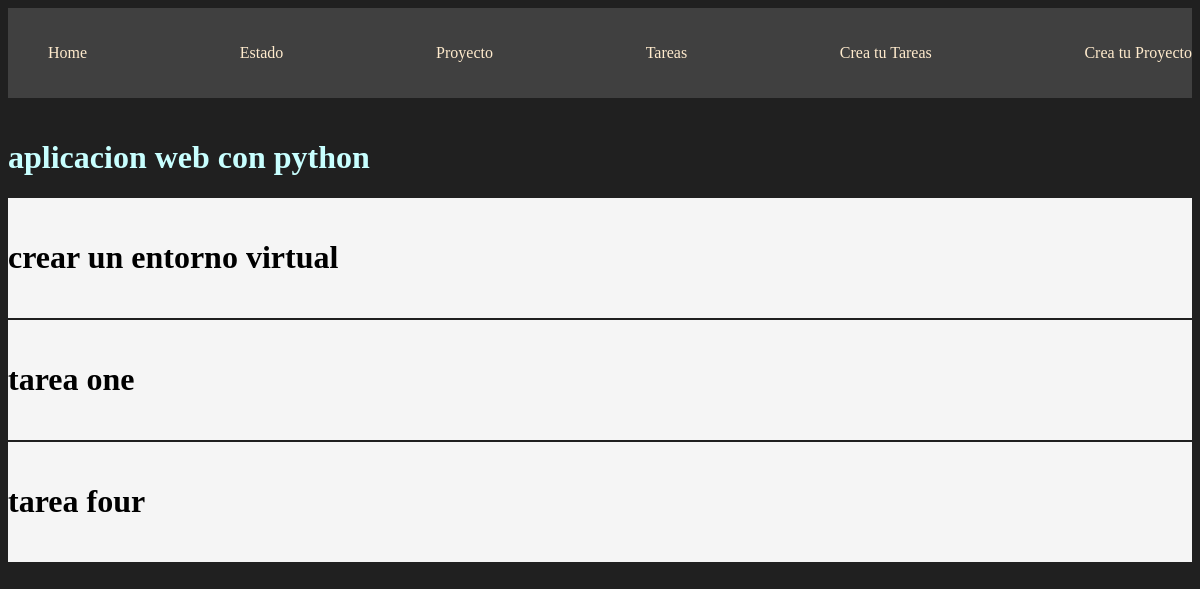
The app's page /projects/2 with its own data.
### store/models.py (models this page shows, shortened)
class Project(models.Model):
    name = models.CharField(max_length=100)
    def __str__(self):
        return self.name #aqui se retorna o muestra el nombre del proyecto que se tiene en la base de datos

class Task(models.Model):
    title = models.CharField(max_length=100)#para un numero de textos permitidos escribir
    description = models.TextField()#para textos mucho mas largos
    Project = models.ForeignKey(Project, on_delete=models.CASCADE)#Aqui se hace la relacion de las dos clases o mejor dicho de las dos tablas
    done = models.BooleanField(default=False)

### store/views.py (the view)
# urls.py: path('projects/<int:id>', views.Projec_detail, name="project_detail")
def Projec_detail(request, id):
    proyecto = get_object_or_404(Project ,id=id)
    tasks = Task.objects.filter(Project_id=id)
    return render(request, 'projects/detail.html', {'project': proyecto, 'tasks': tasks })

### store/templates/projects/detail.html
{% extends "layouts/base.html" %}
{% block content %}
<h1>{{project}}</h1>
{% for i in tasks %}
<div class="card">
    <h1>{{i.title}}</h1>
</div>
{% endfor %}
{% endblock %}

### store/static/styles/main.css (style rules this page uses)
body { background: #202020; color: rgb(200, 255, 255); }
.card { background: whitesmoke; color: black; padding: 20px 0; margin-bottom: 2px; }

### records on screen
Project: name "aplicacion web con python"
Task: title "crear un entorno virtual"
Task: title "tarea one"
Task: title "tarea four"
